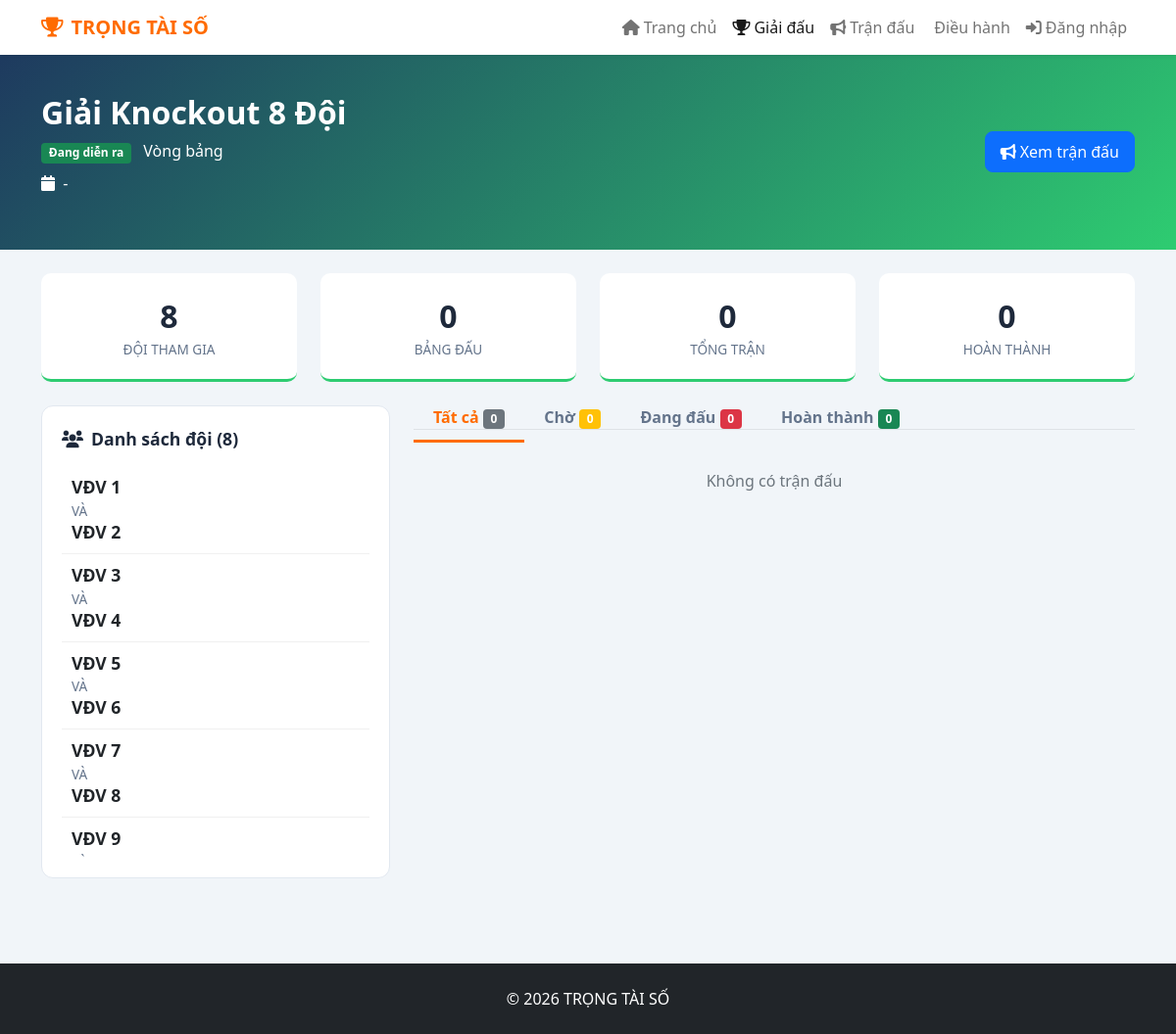
Page /tournament_view.php?id=3 on the committed database.
### tables this page shows
CREATE TABLE `tournaments` (
  `id` int(11) NOT NULL AUTO_INCREMENT,
  `name` varchar(200) NOT NULL,
  `description` text DEFAULT NULL,
  `format` enum('round_robin','knockout','combined','double_elimination') DEFAULT 'combined',
  `start_date` date DEFAULT NULL,
  `end_date` date DEFAULT NULL,
  `registration_deadline` date DEFAULT NULL,
  `location` varchar(200) DEFAULT NULL,
  `total_teams` int(11) DEFAULT 0,
  `max_teams` int(11) DEFAULT 32,
  `status` enum('upcoming','ongoing','completed','cancelled') DEFAULT 'upcoming',
  `stage` enum('planning','registration','setup','group_stage','knockout_stage','completed') DEFAULT 'planning',
  `owner_id` int(11) DEFAULT NULL,
  `created_at` timestamp NOT NULL DEFAULT current_timestamp(),
  `winning_score` int(11) DEFAULT 11,
  PRIMARY KEY (`id`),
  KEY `owner_id` (`owner_id`),
  CONSTRAINT `tournaments_ibfk_1` FOREIGN KEY (`owner_id`) REFERENCES `users` (`id`) ON DELETE SET NULL
);

CREATE TABLE `teams` (
  `id` int(11) NOT NULL AUTO_INCREMENT,
  `tournament_id` int(11) DEFAULT NULL,
  `category_id` int(11) DEFAULT NULL,
  `team_name` varchar(100) NOT NULL,
  `player1` varchar(100) DEFAULT NULL,
  `player2` varchar(100) DEFAULT NULL,
  `skill_level` varchar(10) DEFAULT NULL,
  `group_name` varchar(1) DEFAULT NULL,
  `seed` int(11) DEFAULT NULL,
  `created_at` timestamp NOT NULL DEFAULT current_timestamp(),
  PRIMARY KEY (`id`),
  UNIQUE KEY `unique_team_tournament` (`team_name`,`tournament_id`),
  KEY `tournament_id` (`tournament_id`),
  KEY `category_id` (`category_id`),
  CONSTRAINT `teams_ibfk_1` FOREIGN KEY (`tournament_id`) REFERENCES `tournaments` (`id`) ON DELETE CASCADE,
  CONSTRAINT `teams_ibfk_2` FOREIGN KEY (`category_id`) REFERENCES `tournamentcategories` (`id`) ON DELETE SET NULL
);

### tournament_view.php (the view, shortened to what this page needs)
<?php
require_once 'db.php';
require_once 'functions.php';
require_once 'components/template.php';
$tournamentId = isset($_GET['id']) ? intval($_GET['id']) : 0;
$tournament = getTournamentById($tournamentId);
$teamCount = $pdo->prepare("SELECT COUNT(*) FROM `Teams` WHERE tournament_id = ?");
$teamCount->execute([$tournamentId]);
$teamCount = $teamCount->fetchColumn();
$matchCount = $pdo->prepare("SELECT COUNT(*) FROM `Matches` WHERE tournament_id = ?");
$matchCount->execute([$tournamentId]);
$matchCount = $matchCount->fetchColumn();
$completedMatches = $pdo->prepare("SELECT COUNT(*) FROM `Matches` WHERE tournament_id = ? AND status = 'completed'");
$completedMatches->execute([$tournamentId]);
$completedMatches = $completedMatches->fetchColumn();
$teams = fetchTeamsByTournament($tournamentId);
$groups = getGroupsByTournament($tournamentId);
$matches = getMatchesByTournament($tournamentId);
$pendingMatches = array_filter($matches, fn($m) => $m['status'] === 'pending');
$liveMatches = array_filter($matches, fn($m) => $m['status'] === 'live');
$completedMatchesList = array_filter($matches, fn($m) => $m['status'] === 'completed');
$statusLabels = [
    'upcoming' => ['Sắp diễn ra', 'info'],
    'ongoing' => ['Đang diễn ra', 'success'],
    'completed' => ['Hoàn thành', 'secondary']
];
$stageLabels = [
    'planning' => 'Lập kế hoạch',
    'registration' => 'Đăng ký',
    'setup' => 'Chuẩn bị',
    'group_stage' => 'Vòng bảng',
    'knockout_stage' => 'Vòng loại',
    'completed' => 'Hoàn thành'
];
?>
<!DOCTYPE html>
<html lang="vi">
<head>
    <link href="https://cdn.jsdelivr.net/npm/bootstrap@5.1.3/dist/css/bootstrap.min.css" rel="stylesheet">
    <link href="https://cdnjs.cloudflare.com/ajax/libs/font-awesome/6.0.0/css/all.min.css" rel="stylesheet">
</head>
<body>
    <?php require_once 'components/template.php'; renderNavbar('tournaments'); ?>
    <div class="page-header">
        <div class="container">
            <div class="row align-items-center">
                <div class="col-md-8">
                    <h1 class="page-title"><?php echo htmlspecialchars($tournament['name']); ?></h1>
                    <p class="mb-0 mt-2">
                        <?php
                            $statusInfo = $statusLabels[$tournament['status']] ?? ['Không xác định', 'secondary'];
                        ?>
                        <span class="badge bg-<?php echo $statusInfo[1]; ?>"><?php echo $statusInfo[0]; ?></span>
                        <span class="stage-badge ms-2"><?php echo $stageLabels[$tournament['stage']] ?? 'Không xác định'; ?></span>
                    </p>
                    <p class="mt-2">
                        <i class="fas fa-calendar me-1"></i><?php echo $tournament['start_date']; ?> - <?php echo $tournament['end_date']; ?>
                    </p>
                </div>
                <div class="col-md-4 text-md-end">
                    <div class="d-flex justify-content-md-end gap-2 flex-wrap">
                        <a href="matches.php?tournament_id=<?php echo $tournamentId; ?>" class="btn btn-primary quick-btn">
                            <i class="fas fa-bullhorn me-1"></i>Xem trận đấu
                        </a>
                    </div>
                </div>
            </div>
        </div>
    </div>
    <div class="container py-4">
        <div class="row mb-4">
            <div class="col-md-3">
                <div class="stat-card">
                    <div class="stat-number"><?php echo $teamCount; ?></div>
                    <div class="stat-label">Đội tham gia</div>
                </div>
            </div>
            <div class="col-md-3">
                <div class="stat-card">
                    <div class="stat-number"><?php echo count($groups); ?></div>
                    <div class="stat-label">Bảng đấu</div>
                </div>
            </div>
            <div class="col-md-3">
                <div class="stat-card">
                    <div class="stat-number"><?php echo $matchCount; ?></div>
                    <div class="stat-label">Tổng trận</div>
                </div>
            </div>
            <div class="col-md-3">
                <div class="stat-card">
                    <div class="stat-number"><?php echo $completedMatches; ?></div>
                    <div class="stat-label">Hoàn thành</div>
                </div>
            </div>
        </div>
        <div class="row">
            <div class="col-md-4">
                <div class="card-custom">
                    <div class="card-title"><i class="fas fa-users me-2"></i>Danh sách đội (<?php echo $teamCount; ?>)</div>
                    <?php if (empty($teams)): ?>
                        <p class="text-muted">Chưa có đội nào</p>
                    <?php else: ?>
                        <div style="max-height: 400px; overflow-y: auto;">
                            <?php foreach ($teams as $team): ?>
                                <div class="team-item">
                                    <?php echo renderTeamPlayers($team); ?>
                                </div>
                            <?php endforeach; ?>
                        </div>
                    <?php endif; ?>
                </div>
            </div>
            <div class="col-md-8">
                <ul class="nav nav-tabs mb-3">
                    <li class="nav-item">
                        <a class="nav-tab active" href="#matches" data-bs-toggle="tab">
                            Tất cả <span class="badge bg-secondary"><?php echo count($matches); ?></span>
                        </a>
                    </li>
                    <li class="nav-item">
                        <a class="nav-tab" href="#pending" data-bs-toggle="tab">
                            Chờ <span class="badge bg-warning"><?php echo count($pendingMatches); ?></span>
                        </a>
                    </li>
                    <li class="nav-item">
                        <a class="nav-tab" href="#live" data-bs-toggle="tab">
                            Đang đấu <span class="badge bg-danger"><?php echo count($liveMatches); ?></span>
                        </a>
                    </li>
                    <li class="nav-item">
                        <a class="nav-tab" href="#completed" data-bs-toggle="tab">
                            Hoàn thành <span class="badge bg-success"><?php echo count($completedMatchesList); ?></span>
                        </a>
                    </li>
                </ul>
                <div class="tab-content">
                    <div class="tab-pane fade show active" id="matches">
                        <?php echo renderMatchList($matches); ?>
                    </div>
                </div>
            </div>
        </div>
    </div>
    <footer class="bg-dark text-white py-4 mt-5">
        <div class="container text-center">
            <p class="mb-0">&copy; 2026 TRỌNG TÀI SỐ</p>
        </div>
    </footer>
</body>
</html>
<?php
function renderMatchList($matches) {
    if (empty($matches)) {
        return '<p class="text-muted text-center py-4">Không có trận đấu</p>';
    }
    $html = '';
    return $html;
}
?>

### functions.php (shortened to what this page needs)
<?php
require_once 'db.php';
function fetchTeamsByTournament($tournamentId) {
    global $pdo;
    $stmt = $pdo->prepare("
        SELECT t.*, tr.name as tournament_name
        FROM `Teams` t
        LEFT JOIN Tournaments tr ON t.tournament_id = tr.id
        WHERE t.tournament_id = ?
        ORDER BY t.skill_level DESC, t.team_name
    ");
    $stmt->execute([$tournamentId]);
    return $stmt->fetchAll();
}
function getTournamentById($tournamentId) {
    global $pdo;
    $stmt = $pdo->prepare("SELECT * FROM `Tournaments` WHERE id = ?");
    $stmt->execute([$tournamentId]);
    return $stmt->fetch();
}
function getGroupsByTournament($tournamentId) {
    global $pdo;
    $stmt = $pdo->prepare("
        SELECT g.*, t.name as tournament_name
        FROM `Groups` g
        LEFT JOIN Tournaments t ON g.tournament_id = t.id
        WHERE g.tournament_id = ?
        ORDER BY g.group_name
    ");
    $stmt->execute([$tournamentId]);
    return $stmt->fetchAll();
}
function getMatchesByTournament($tournamentId) {
    global $pdo;
    $stmt = $pdo->prepare("
        SELECT m.*,
               t1.team_name as team1_name,
               t2.team_name as team2_name,
               g.group_name
        FROM `Matches` m
        LEFT JOIN `Teams` t1 ON m.team1_id = t1.id
        LEFT JOIN `Teams` t2 ON m.team2_id = t2.id
        LEFT JOIN `Groups` g ON m.group_id = g.id
        WHERE t1.tournament_id = ? OR t2.tournament_id = ?
        ORDER BY m.round, m.id
    ");
    $stmt->execute([$tournamentId, $tournamentId]);
    return $stmt->fetchAll();
}
function renderTeamPlayers($team, $class = '', $style = '') {
    $p1 = $team['player1'] ?? '';
    $p2 = $team['player2'] ?? '';
    $style = $style ?: 'font-weight: 700; font-size: 1.1rem; line-height: 1.3;';
    return '<div class="' . $class . '" style="' . $style . '">
        <strong>' . htmlspecialchars($p1) . '</strong><br>
        <span style="font-weight: 400; font-size: 0.85rem; color: #64748b;">VÀ</span><br>
        <strong>' . htmlspecialchars($p2) . '</strong>
    </div>';
}
?>

### tournament_view.php (style rules this page uses)
:root { --primary: #2ecc71; --accent: #ff6b00; --text-dark: #1e293b; }
body { background: #f1f5f9; font-family: 'Segoe UI', sans-serif; }
.page-header { background: linear-gradient(135deg, #1e3a5f 0%, #2ecc71 100%); color: white; padding: 40px 0; }
.page-title { font-size: 2rem; font-weight: 700; margin: 0; }
.stat-card { background: white; border-radius: 10px; padding: 20px; text-align: center; border-bottom: 3px solid var(--primary); }
.stat-number { font-size: 2rem; font-weight: 700; color: var(--text-dark); }
.stat-label { font-size: 0.85rem; color: #64748b; text-transform: uppercase; }
.card-custom { background: white; border-radius: 12px; padding: 20px; margin-bottom: 15px; border: 1px solid #e2e8f0; }
.card-title { font-size: 1.1rem; font-weight: 700; color: var(--text-dark); margin-bottom: 15px; }
.team-item { padding: 10px; border-bottom: 1px solid #f0f0f0; }
.quick-btn { padding: 8px 15px; border-radius: 8px; }
.nav-tab { padding: 12px 20px; border: none; background: transparent; color: #64748b; font-weight: 600; border-bottom: 3px solid transparent; cursor: pointer; text-decoration: none; }
.nav-tab:hover, .nav-tab.active { color: var(--accent); border-bottom-color: var(--accent); text-decoration: none; }

### rows in the picture
tournaments: name "Giải Knockout 8 Đội", status "Đang diễn ra", stage "Vòng bảng"
teams: player1 "VĐV 1", player2 "VĐV 2"
teams: player1 "VĐV 3", player2 "VĐV 4"
teams: player1 "VĐV 5", player2 "VĐV 6"
teams: player1 "VĐV 7", player2 "VĐV 8"
teams: player1 "VĐV 9"

### other values in the picture
$teamCount "8"
count($groups) "0"
$matchCount "0"
$completedMatches "0"
count($matches) "0"
count($pendingMatches) "0"
count($liveMatches) "0"
count($completedMatchesList) "0"
